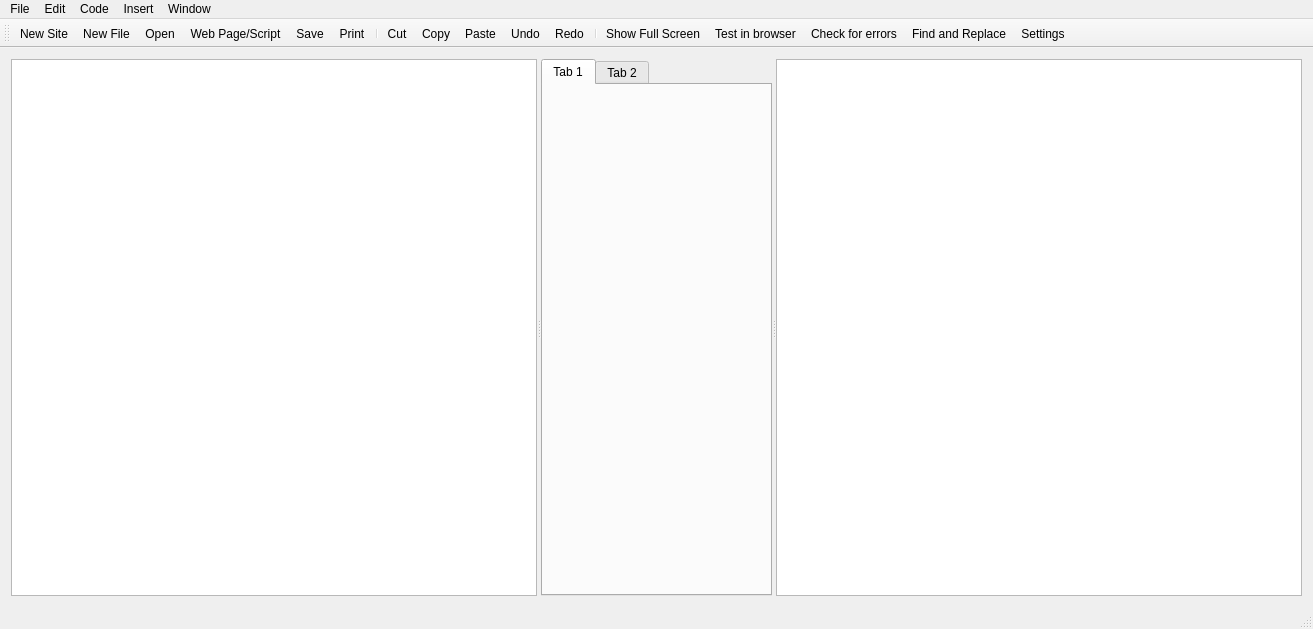
<?xml version="1.0" encoding="UTF-8"?>
<ui version="4.0">
 <class>Editor</class>
 <widget class="QMainWindow" name="Editor">
  <property name="geometry">
   <rect>
    <x>0</x>
    <y>0</y>
    <width>1313</width>
    <height>629</height>
   </rect>
  </property>
  <property name="windowTitle">
   <string>Editor</string>
  </property>
  <widget class="QWidget" name="centralWidget">
   <layout class="QHBoxLayout" name="horizontalLayout">
    <item>
     <widget class="QSplitter" name="splitter">
      <property name="orientation">
       <enum>Qt::Horizontal</enum>
      </property>
      <widget class="QTreeView" name="treeView"/>
      <widget class="QTabWidget" name="tabWidget">
       <property name="tabShape">
        <enum>QTabWidget::Rounded</enum>
       </property>
       <property name="currentIndex">
        <number>0</number>
       </property>
       <widget class="QWidget" name="tab">
        <attribute name="title">
         <string>Tab 1</string>
        </attribute>
        <layout class="QVBoxLayout" name="verticalLayout"/>
       </widget>
       <widget class="QWidget" name="tab_2">
        <attribute name="title">
         <string>Tab 2</string>
        </attribute>
       </widget>
      </widget>
      <widget class="QListWidget" name="listWidget"/>
     </widget>
    </item>
   </layout>
  </widget>
  <widget class="QMenuBar" name="menuBar">
   <property name="geometry">
    <rect>
     <x>0</x>
     <y>0</y>
     <width>1313</width>
     <height>17</height>
    </rect>
   </property>
   <widget class="QMenu" name="menuFile">
    <property name="title">
     <string>File</string>
    </property>
    <widget class="QMenu" name="menuSave_As">
     <property name="title">
      <string>Save As</string>
     </property>
     <addaction name="actionHTML_Page"/>
     <addaction name="actionTemplate"/>
    </widget>
    <addaction name="actionNew_Site"/>
    <addaction name="actionNew_File"/>
    <addaction name="actionOpen"/>
    <addaction name="menuSave_As"/>
    <addaction name="actionSave"/>
    <addaction name="actionPrint"/>
   </widget>
   <widget class="QMenu" name="menuEdit">
    <property name="title">
     <string>Edit</string>
    </property>
    <addaction name="actionCut"/>
    <addaction name="actionCopy"/>
    <addaction name="actionPaste"/>
    <addaction name="actionSelect_All"/>
    <addaction name="actionUndo"/>
    <addaction name="actionRedo"/>
    <addaction name="separator"/>
    <addaction name="actionSettings"/>
   </widget>
   <widget class="QMenu" name="menuCode">
    <property name="title">
     <string>Code</string>
    </property>
    <addaction name="actionTest_in_browser"/>
    <addaction name="actionCheck_for_errors"/>
    <addaction name="actionFind_and_Replace"/>
    <addaction name="actionShow_Full_Screen"/>
    <addaction name="actionGet_Source"/>
   </widget>
   <widget class="QMenu" name="menuWindow">
    <property name="title">
     <string>Window</string>
    </property>
    <addaction name="actionFile_Tree_View"/>
    <addaction name="actionCode_Editor"/>
    <addaction name="actionError_List"/>
   </widget>
   <widget class="QMenu" name="menuInsert">
    <property name="title">
     <string>Insert</string>
    </property>
    <widget class="QMenu" name="menuForm_Element">
     <property name="title">
      <string>Form Element</string>
     </property>
     <addaction name="actionForm"/>
     <addaction name="separator"/>
     <addaction name="actionText_Field"/>
     <addaction name="actionTextarea"/>
     <addaction name="actionCheckbox"/>
     <addaction name="actionRadio_Button"/>
     <addaction name="actionRadio_Group"/>
     <addaction name="actionSelect_Box"/>
     <addaction name="actionFile_Upload_field"/>
     <addaction name="actionButton"/>
     <addaction name="actionHidden_field"/>
     <addaction name="actionTable"/>
    </widget>
    <addaction name="actionTag"/>
    <addaction name="actionImage"/>
    <addaction name="menuForm_Element"/>
    <addaction name="actionHyperlink"/>
   </widget>
   <addaction name="menuFile"/>
   <addaction name="menuEdit"/>
   <addaction name="menuCode"/>
   <addaction name="menuInsert"/>
   <addaction name="menuWindow"/>
  </widget>
  <widget class="QStatusBar" name="statusBar"/>
  <widget class="QToolBar" name="toolBar">
   <property name="windowTitle">
    <string>toolBar</string>
   </property>
   <attribute name="toolBarArea">
    <enum>TopToolBarArea</enum>
   </attribute>
   <attribute name="toolBarBreak">
    <bool>false</bool>
   </attribute>
   <addaction name="actionNew_Site"/>
   <addaction name="actionNew_File"/>
   <addaction name="actionOpen"/>
   <addaction name="actionHTML_Page"/>
   <addaction name="actionSave"/>
   <addaction name="actionPrint"/>
   <addaction name="separator"/>
   <addaction name="actionCut"/>
   <addaction name="actionCopy"/>
   <addaction name="actionPaste"/>
   <addaction name="actionUndo"/>
   <addaction name="actionRedo"/>
   <addaction name="separator"/>
   <addaction name="actionShow_Full_Screen"/>
   <addaction name="actionTest_in_browser"/>
   <addaction name="actionCheck_for_errors"/>
   <addaction name="actionFind_and_Replace"/>
   <addaction name="actionSettings"/>
  </widget>
  <action name="actionOpen">
   <property name="icon">
    <iconset resource="images.qrc">
     <normaloff>:/images/openicon.png</normaloff>:/images/openicon.png</iconset>
   </property>
   <property name="text">
    <string>Open...</string>
   </property>
  </action>
  <action name="actionOpen_From_Template">
   <property name="text">
    <string>Open From Template</string>
   </property>
  </action>
  <action name="actionSave">
   <property name="icon">
    <iconset resource="images.qrc">
     <normaloff>:/images/saveicon.png</normaloff>:/images/saveicon.png</iconset>
   </property>
   <property name="text">
    <string>Save</string>
   </property>
  </action>
  <action name="actionCut">
   <property name="icon">
    <iconset resource="images.qrc">
     <normaloff>:/images/cuticon.png</normaloff>:/images/cuticon.png</iconset>
   </property>
   <property name="text">
    <string>Cut</string>
   </property>
  </action>
  <action name="actionCopy">
   <property name="icon">
    <iconset resource="images.qrc">
     <normaloff>:/images/copyicon.png</normaloff>:/images/copyicon.png</iconset>
   </property>
   <property name="text">
    <string>Copy</string>
   </property>
  </action>
  <action name="actionTest_in_browser">
   <property name="icon">
    <iconset resource="images.qrc">
     <normaloff>:/images/previewicon.png</normaloff>:/images/previewicon.png</iconset>
   </property>
   <property name="text">
    <string>Test in browser</string>
   </property>
  </action>
  <action name="actionCheck_for_errors">
   <property name="icon">
    <iconset resource="images.qrc">
     <normaloff>:/images/checkforerrorsicon.png</normaloff>:/images/checkforerrorsicon.png</iconset>
   </property>
   <property name="text">
    <string>Check for errors</string>
   </property>
  </action>
  <action name="actionHTML_Page">
   <property name="icon">
    <iconset resource="images.qrc">
     <normaloff>:/images/saveasicon.png</normaloff>:/images/saveasicon.png</iconset>
   </property>
   <property name="text">
    <string>Web Page/Script...</string>
   </property>
  </action>
  <action name="actionTemplate">
   <property name="text">
    <string>Template...</string>
   </property>
  </action>
  <action name="actionPaste">
   <property name="icon">
    <iconset resource="images.qrc">
     <normaloff>:/images/pasteicon.png</normaloff>:/images/pasteicon.png</iconset>
   </property>
   <property name="text">
    <string>Paste</string>
   </property>
  </action>
  <action name="actionSelect_All">
   <property name="text">
    <string>Select All</string>
   </property>
  </action>
  <action name="actionUndo">
   <property name="icon">
    <iconset resource="images.qrc">
     <normaloff>:/images/undoicon.png</normaloff>:/images/undoicon.png</iconset>
   </property>
   <property name="text">
    <string>Undo</string>
   </property>
  </action>
  <action name="actionRedo">
   <property name="icon">
    <iconset resource="images.qrc">
     <normaloff>:/images/redoicon.png</normaloff>:/images/redoicon.png</iconset>
   </property>
   <property name="text">
    <string>Redo</string>
   </property>
  </action>
  <action name="actionNew_Site">
   <property name="icon">
    <iconset resource="images.qrc">
     <normaloff>:/images/newsiteicon.png</normaloff>:/images/newsiteicon.png</iconset>
   </property>
   <property name="text">
    <string>New Site...</string>
   </property>
  </action>
  <action name="actionNew_File">
   <property name="icon">
    <iconset resource="images.qrc">
     <normaloff>:/images/newfile.png</normaloff>:/images/newfile.png</iconset>
   </property>
   <property name="text">
    <string>New File...</string>
   </property>
  </action>
  <action name="actionPrint">
   <property name="icon">
    <iconset resource="images.qrc">
     <normaloff>:/images/printicon.png</normaloff>:/images/printicon.png</iconset>
   </property>
   <property name="text">
    <string>Print...</string>
   </property>
  </action>
  <action name="actionFind_and_Replace">
   <property name="icon">
    <iconset resource="images.qrc">
     <normaloff>:/images/findandreplaceicon.png</normaloff>:/images/findandreplaceicon.png</iconset>
   </property>
   <property name="text">
    <string>Find and Replace...</string>
   </property>
  </action>
  <action name="actionSettings">
   <property name="icon">
    <iconset resource="images.qrc">
     <normaloff>:/images/settingsicon.png</normaloff>:/images/settingsicon.png</iconset>
   </property>
   <property name="text">
    <string>Settings...</string>
   </property>
  </action>
  <action name="actionFile_Tree_View">
   <property name="checkable">
    <bool>true</bool>
   </property>
   <property name="checked">
    <bool>true</bool>
   </property>
   <property name="text">
    <string>File View</string>
   </property>
  </action>
  <action name="actionCode_Editor">
   <property name="checkable">
    <bool>true</bool>
   </property>
   <property name="checked">
    <bool>true</bool>
   </property>
   <property name="text">
    <string>Code Editor</string>
   </property>
  </action>
  <action name="actionError_List">
   <property name="checkable">
    <bool>true</bool>
   </property>
   <property name="checked">
    <bool>true</bool>
   </property>
   <property name="text">
    <string>Error List</string>
   </property>
  </action>
  <action name="actionShow_Full_Screen">
   <property name="icon">
    <iconset resource="images.qrc">
     <normaloff>:/images/expandicon.png</normaloff>:/images/expandicon.png</iconset>
   </property>
   <property name="text">
    <string>Show Full Screen</string>
   </property>
  </action>
  <action name="actionTag">
   <property name="text">
    <string>Tag...</string>
   </property>
  </action>
  <action name="actionImage">
   <property name="text">
    <string>Image...</string>
   </property>
  </action>
  <action name="actionForm">
   <property name="text">
    <string>Form...</string>
   </property>
  </action>
  <action name="actionText_Field">
   <property name="text">
    <string>Text Field...</string>
   </property>
  </action>
  <action name="actionTextarea">
   <property name="text">
    <string>Textarea...</string>
   </property>
  </action>
  <action name="actionCheckbox">
   <property name="text">
    <string>Checkbox...</string>
   </property>
  </action>
  <action name="actionRadio_Button">
   <property name="text">
    <string>Radio Button...</string>
   </property>
  </action>
  <action name="actionRadio_Group">
   <property name="text">
    <string>Radio Group...</string>
   </property>
  </action>
  <action name="actionSelect_Box">
   <property name="text">
    <string>Select Box...</string>
   </property>
  </action>
  <action name="actionFile_Upload_field">
   <property name="text">
    <string>File Upload field...</string>
   </property>
  </action>
  <action name="actionButton">
   <property name="text">
    <string>Button...</string>
   </property>
  </action>
  <action name="actionHidden_field">
   <property name="text">
    <string>Hidden field...</string>
   </property>
  </action>
  <action name="actionTable">
   <property name="text">
    <string>Table...</string>
   </property>
  </action>
  <action name="actionHyperlink">
   <property name="text">
    <string>Hyperlink...</string>
   </property>
  </action>
  <action name="actionGet_Source">
   <property name="text">
    <string>Get Source...</string>
   </property>
  </action>
 </widget>
 <layoutdefault spacing="6" margin="11"/>
 <resources>
  <include location="images.qrc"/>
 </resources>
 <connections/>
</ui>
